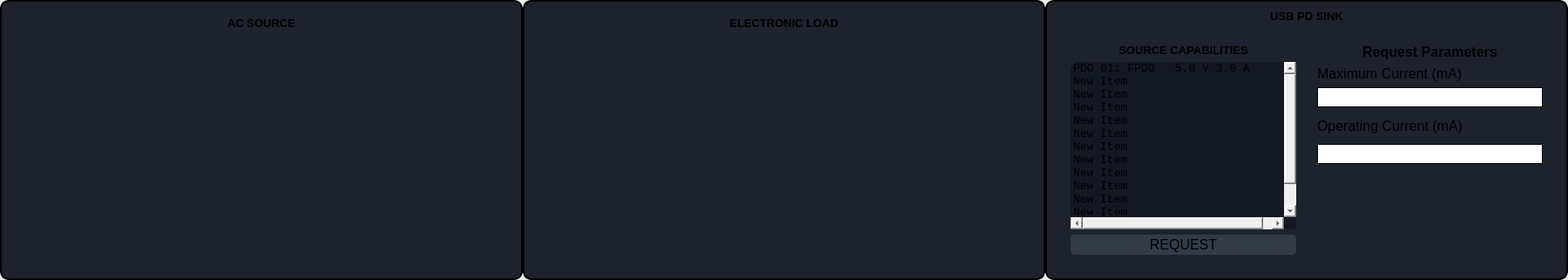
                     <widget class="QFrame" name="frame_manual_control_lower">
                      <property name="styleSheet">
                       <string notr="true"/>
                      </property>
                      <property name="frameShape">
                       <enum>QFrame::NoFrame</enum>
                      </property>
                      <property name="frameShadow">
                       <enum>QFrame::Raised</enum>
                      </property>
                      <property name="lineWidth">
                       <number>0</number>
                      </property>
                      <layout class="QHBoxLayout" name="horizontalLayout_13">
                       <property name="spacing">
                        <number>0</number>
                       </property>
                       <property name="leftMargin">
                        <number>0</number>
                       </property>
                       <property name="topMargin">
                        <number>0</number>
                       </property>
                       <property name="rightMargin">
                        <number>0</number>
                       </property>
                       <property name="bottomMargin">
                        <number>0</number>
                       </property>
                       <item>
                        <widget class="QFrame" name="frame_ac_source">
                         <property name="minimumSize">
                          <size>
                           <width>600</width>
                           <height>0</height>
                          </size>
                         </property>
                         <property name="styleSheet">
                          <string notr="true">QFrame{
border: 2px solid black;
border-radius: 10px;
background-color: rgb(29,34, 44);
}</string>
                         </property>
                         <property name="frameShape">
                          <enum>QFrame::StyledPanel</enum>
                         </property>
                         <property name="frameShadow">
                          <enum>QFrame::Raised</enum>
                         </property>
                         <layout class="QVBoxLayout" name="verticalLayout_24">
                          <item>
                           <widget class="QLabel" name="label_source_ac_source">
                            <property name="maximumSize">
                             <size>
                              <width>16777215</width>
                              <height>30</height>
                             </size>
                            </property>
                            <property name="font">
                             <font>
                              <family>Segoe UI</family>
                              <pointsize>10</pointsize>
                              <weight>75</weight>
                              <bold>true</bold>
                             </font>
                            </property>
                            <property name="cursor">
                             <cursorShape>UpArrowCursor</cursorShape>
                            </property>
                            <property name="styleSheet">
                             <string notr="true">border:none;</string>
                            </property>
                            <property name="text">
                             <string>AC SOURCE</string>
                            </property>
                            <property name="alignment">
                             <set>Qt::AlignCenter</set>
                            </property>
                           </widget>
                          </item>
                          <item>
                           <widget class="QFrame" name="frame_ac_source_contents">
                            <property name="styleSheet">
                             <string notr="true">border:none;</string>
                            </property>
                            <property name="frameShape">
                             <enum>QFrame::StyledPanel</enum>
                            </property>
                            <property name="frameShadow">
                             <enum>QFrame::Raised</enum>
                            </property>
                           </widget>
                          </item>
                         </layout>
                        </widget>
                       </item>
                       <item>
                        <widget class="QFrame" name="frame_electronic_load">
                         <property name="minimumSize">
                          <size>
                           <width>600</width>
                           <height>0</height>
                          </size>
                         </property>
                         <property name="styleSheet">
                          <string notr="true">QFrame{
border: 2px solid black;
border-radius: 10px;
background-color: rgb(29,34, 44);
}</string>
                         </property>
                         <property name="frameShape">
                          <enum>QFrame::StyledPanel</enum>
                         </property>
                         <property name="frameShadow">
                          <enum>QFrame::Raised</enum>
                         </property>
                         <layout class="QVBoxLayout" name="verticalLayout_23">
                          <item>
                           <widget class="QLabel" name="label_eload">
                            <property name="maximumSize">
                             <size>
                              <width>16777215</width>
                              <height>30</height>
                             </size>
                            </property>
                            <property name="font">
                             <font>
                              <family>Segoe UI</family>
                              <pointsize>10</pointsize>
                              <weight>75</weight>
                              <bold>true</bold>
                             </font>
                            </property>
                            <property name="cursor">
                             <cursorShape>UpArrowCursor</cursorShape>
                            </property>
                            <property name="styleSheet">
                             <string notr="true">border:none;</string>
                            </property>
                            <property name="text">
                             <string>ELECTRONIC LOAD</string>
                            </property>
                            <property name="alignment">
                             <set>Qt::AlignCenter</set>
                            </property>
                           </widget>
                          </item>
                          <item>
                           <widget class="QFrame" name="frame_eload_contents">
                            <property name="styleSheet">
                             <string notr="true">border:none;</string>
                            </property>
                            <property name="frameShape">
                             <enum>QFrame::StyledPanel</enum>
                            </property>
                            <property name="frameShadow">
                             <enum>QFrame::Raised</enum>
                            </property>
                           </widget>
                          </item>
                         </layout>
                        </widget>
                       </item>
                       <item>
                        <widget class="QFrame" name="frame_usb_pd_sink">
                         <property name="minimumSize">
                          <size>
                           <width>600</width>
                           <height>0</height>
                          </size>
                         </property>
                         <property name="styleSheet">
                          <string notr="true">QFrame{
	border: 2px solid black;
	border-radius: 10px;
	background-color: rgb(29,34, 44);
}</string>
                         </property>
                         <property name="frameShape">
                          <enum>QFrame::StyledPanel</enum>
                         </property>
                         <property name="frameShadow">
                          <enum>QFrame::Raised</enum>
                         </property>
                         <layout class="QVBoxLayout" name="verticalLayout_22">
                          <item>
                           <widget class="QLabel" name="label_source_power_meter_5">
                            <property name="maximumSize">
                             <size>
                              <width>16777215</width>
                              <height>30</height>
                             </size>
                            </property>
                            <property name="font">
                             <font>
                              <family>Segoe UI</family>
                              <pointsize>10</pointsize>
                              <weight>75</weight>
                              <bold>true</bold>
                             </font>
                            </property>
                            <property name="cursor">
                             <cursorShape>UpArrowCursor</cursorShape>
                            </property>
                            <property name="styleSheet">
                             <string notr="true">border:none;</string>
                            </property>
                            <property name="text">
                             <string>USB PD SINK</string>
                            </property>
                            <property name="alignment">
                             <set>Qt::AlignCenter</set>
                            </property>
                           </widget>
                          </item>
                          <item>
                           <widget class="QFrame" name="frame_usb_pd_sink_contents">
                            <property name="styleSheet">
                             <string notr="true">border:none;</string>
                            </property>
                            <property name="frameShape">
                             <enum>QFrame::StyledPanel</enum>
                            </property>
                            <property name="frameShadow">
                             <enum>QFrame::Raised</enum>
                            </property>
                            <layout class="QHBoxLayout" name="horizontalLayout_16">
                             <item>
                              <widget class="QFrame" name="frame_5">
                               <property name="frameShape">
                                <enum>QFrame::StyledPanel</enum>
                               </property>
                               <property name="frameShadow">
                                <enum>QFrame::Raised</enum>
                               </property>
                               <layout class="QVBoxLayout" name="verticalLayout_33">
                                <item>
                                 <widget class="QLabel" name="label_usbpdsink_sourcecaps">
                                  <property name="maximumSize">
                                   <size>
                                    <width>16777215</width>
                                    <height>30</height>
                                   </size>
                                  </property>
                                  <property name="font">
                                   <font>
                                    <family>Segoe UI</family>
                                    <pointsize>10</pointsize>
                                    <weight>75</weight>
                                    <bold>true</bold>
                                   </font>
                                  </property>
                                  <property name="cursor">
                                   <cursorShape>UpArrowCursor</cursorShape>
                                  </property>
                                  <property name="styleSheet">
                                   <string notr="true">border:none;</string>
                                  </property>
                                  <property name="text">
                                   <string>SOURCE CAPABILITIES</string>
                                  </property>
                                  <property name="alignment">
                                   <set>Qt::AlignCenter</set>
                                  </property>
                                 </widget>
                                </item>
                                <item>
                                 <widget class="QListWidget" name="list_usbpdsink_sourcecaps">
                                  <property name="font">
                                   <font>
                                    <family>Consolas</family>
                                    <pointsize>10</pointsize>
                                   </font>
                                  </property>
                                  <property name="styleSheet">
                                   <string notr="true">background-color: rgb(19,24, 34);</string>
                                  </property>
                                  <item>
                                   <property name="text">
                                    <string>PDO 01: FPDO   5.0 V 3.0 A</string>
                                   </property>
                                  </item>
                                  <item>
                                   <property name="text">
                                    <string>New Item</string>
                                   </property>
                                  </item>
                                  <item>
                                   <property name="text">
                                    <string>New Item</string>
                                   </property>
                                  </item>
                                  <item>
                                   <property name="text">
                                    <string>New Item</string>
                                   </property>
                                  </item>
                                  <item>
                                   <property name="text">
                                    <string>New Item</string>
                                   </property>
                                  </item>
                                  <item>
                                   <property name="text">
                                    <string>New Item</string>
                                   </property>
                                  </item>
                                  <item>
                                   <property name="text">
                                    <string>New Item</string>
                                   </property>
                                  </item>
                                  <item>
                                   <property name="text">
                                    <string>New Item</string>
                                   </property>
                                  </item>
                                  <item>
                                   <property name="text">
                                    <string>New Item</string>
                                   </property>
                                  </item>
                                  <item>
                                   <property name="text">
                                    <string>New Item</string>
                                   </property>
                                  </item>
                                  <item>
                                   <property name="text">
                                    <string>New Item</string>
                                   </property>
                                  </item>
                                  <item>
                                   <property name="text">
                                    <string>New Item</string>
                                   </property>
                                  </item>
                                  <item>
                                   <property name="text">
                                    <string>PDO 13: AVS    15.0V to 48.0V 5A</string>
                                   </property>
                                  </item>
                                 </widget>
                                </item>
                                <item>
                                 <widget class="QPushButton" name="btn_usbpdsink_request">
                                  <property name="font">
                                   <font>
                                    <pointsize>12</pointsize>
                                   </font>
                                  </property>
                                  <property name="styleSheet">
                                   <string notr="true">QPushButton {
	border: 2px solid rgb(52, 59, 72);
	border-radius: 5px;	
	background-color: rgb(52, 59, 72);
}
QPushButton:hover {
	background-color: rgb(57, 65, 80);
	border: 2px solid rgb(61, 70, 86);
}
QPushButton:pressed {	
	background-color: rgb(35, 40, 49);
	border: 2px solid rgb(43, 50, 61);
}</string>
                                  </property>
                                  <property name="text">
                                   <string>REQUEST</string>
                                  </property>
                                 </widget>
                                </item>
                               </layout>
                              </widget>
                             </item>
                             <item>
                              <widget class="QFrame" name="frame_4">
                               <property name="frameShape">
                                <enum>QFrame::StyledPanel</enum>
                               </property>
                               <property name="frameShadow">
                                <enum>QFrame::Raised</enum>
                               </property>
                               <layout class="QVBoxLayout" name="verticalLayout_34">
                                <item>
                                 <widget class="QLabel" name="label_usbpdsink_request_params">
                                  <property name="maximumSize">
                                   <size>
                                    <width>16777215</width>
                                    <height>30</height>
                                   </size>
                                  </property>
                                  <property name="font">
                                   <font>
                                    <family>Segoe UI</family>
                                    <pointsize>12</pointsize>
                                    <weight>75</weight>
                                    <bold>true</bold>
                                   </font>
                                  </property>
                                  <property name="cursor">
                                   <cursorShape>UpArrowCursor</cursorShape>
                                  </property>
                                  <property name="styleSheet">
                                   <string notr="true">border:none;</string>
                                  </property>
                                  <property name="text">
                                   <string>Request Parameters</string>
                                  </property>
                                  <property name="alignment">
                                   <set>Qt::AlignCenter</set>
                                  </property>
                                 </widget>
                                </item>
                                <item>
                                 <widget class="QLabel" name="label_usbpdsink_request_param1">
                                  <property name="maximumSize">
                                   <size>
                                    <width>16777215</width>
                                    <height>30</height>
                                   </size>
                                  </property>
                                  <property name="font">
                                   <font>
                                    <pointsize>12</pointsize>
                                   </font>
                                  </property>
                                  <property name="styleSheet">
                                   <string notr="true">border-radius: 0px;</string>
                                  </property>
                                  <property name="text">
                                   <string>Maximum Current (mA)</string>
                                  </property>
                                 </widget>
                                </item>
                                <item>
                                 <widget class="QLineEdit" name="lineedit_manual_usbpd_request_param1">
                                  <property name="font">
                                   <font>
                                    <family>Segoe UI</family>
                                    <pointsize>12</pointsize>
                                   </font>
                                  </property>
                                  <property name="styleSheet">
                                   <string notr="true">border: 1px solid black;
border-radius: 0px;
background-color: rgb(255, 255, 255);
color: rgb(0, 0, 0);</string>
                                  </property>
                                  <property name="text">
                                   <string/>
                                  </property>
                                 </widget>
                                </item>
                                <item>
                                 <widget class="QLabel" name="label_usbpdsink_request_param2">
                                  <property name="minimumSize">
                                   <size>
                                    <width>0</width>
                                    <height>30</height>
                                   </size>
                                  </property>
                                  <property name="maximumSize">
                                   <size>
                                    <width>16777215</width>
                                    <height>30</height>
                                   </size>
                                  </property>
                                  <property name="font">
                                   <font>
                                    <pointsize>12</pointsize>
                                   </font>
                                  </property>
                                  <property name="styleSheet">
                                   <string notr="true">border-radius: 0px;</string>
                                  </property>
                                  <property name="text">
                                   <string>Operating Current (mA)</string>
                                  </property>
                                 </widget>
                                </item>
                                <item>
                                 <widget class="QLineEdit" name="lineedit_manual_usbpd_request_param2">
                                  <property name="font">
                                   <font>
                                    <pointsize>12</pointsize>
                                   </font>
                                  </property>
                                  <property name="styleSheet">
                                   <string notr="true">border: 1px solid black;
border-radius: 0px;
background-color: rgb(255, 255, 255);
color: rgb(0, 0, 0);</string>
                                  </property>
                                 </widget>
                                </item>
                                <item>
                                 <spacer name="verticalSpacer">
                                  <property name="orientation">
                                   <enum>Qt::Vertical</enum>
                                  </property>
                                  <property name="sizeHint" stdset="0">
                                   <size>
                                    <width>20</width>
                                    <height>40</height>
                                   </size>
                                  </property>
                                 </spacer>
                                </item>
                               </layout>
                              </widget>
                             </item>
                            </layout>
                           </widget>
                          </item>
                         </layout>
                        </widget>
                       </item>
                      </layout>
                     </widget>
